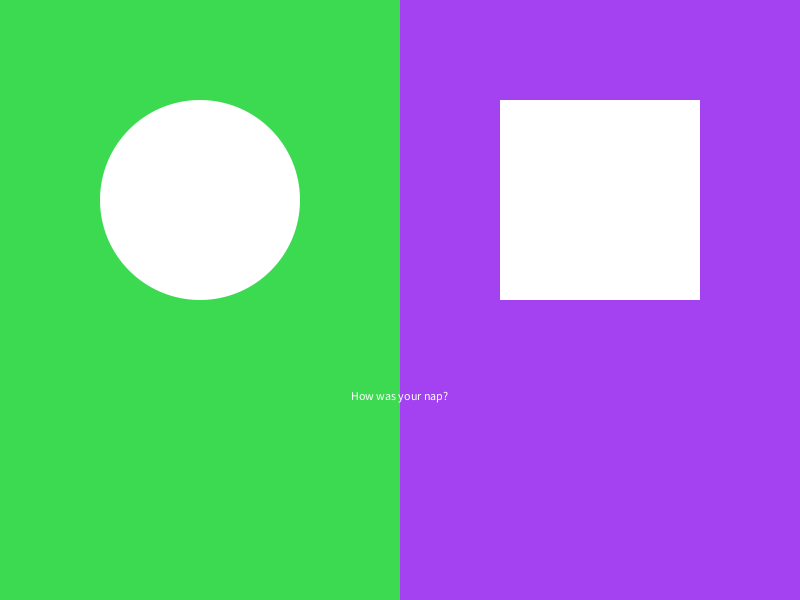
Frame 1 (no input)
Frame 60 (the mouse pressed at the canvas centre just before this capture): identical to frame 1, image omitted
Frame 120 (the mouse held since frame 60 and released just before this capture): identical to frame 1, image omitted

The Processing sketch that drew this single still picture (run headless with seeded random() and noise(); from frame 60 on, the mouse is pressed at the canvas centre):

// Processing sketch: Week2Quiz
// ── Week2Quiz.pde
color bgColor1 = color(random(0, 255), random(0, 255), random(0, 255)) ;
color bgColor2= color(random(0, 255), random(0, 255), random(0, 255));
int circleColor;
int  circleSize = 200;

boolean circleClick = false;
boolean squareClick = false;

String displayQuote [] = {"Did you eat?", "How was your nap?", "I'M HUNGRY", "When is break?"};
int i=int(random(4));

void setup() {
  size(800, 600);
}

void draw() {
  background(255);


  int distance = int(dist(200, height/3, mouseX, mouseY));
  if (distance<200/2 && mousePressed) {
    fill(bgColor1);
  } else {
    fill(bgColor2);


    int distance2 = int(dist(600, height/3, mouseX, mouseY));
    if (distance2<200/2 && mousePressed) {
      fill(0);
    } else {
      fill(bgColor1);

      if (distance<circleSize/2) {
        circleColor = color(155);
      }

      if (mouseX <= 200 &&  mouseY>= 400 && circleClick==true) {
        fill(150);
      } else {

        fill(255);
      }


      //background
      rectMode(CENTER);
      fill(bgColor1);
      noStroke();
      rect(width-100, height/2, height, height);

      noStroke();
      fill(bgColor2);
      rect(0+100, height/2, height, height);

      //shapes
      fill(255);
      ellipse(200, height/3, circleSize, circleSize);
      rectMode(CENTER);
      fill(255);
      rect(600, height/3, 200, 200);
      textAlign(CENTER);
      text(displayQuote[i], 400, 400);
    }
  }
}



void mouseClicked() {
  int distance = int(dist(width/2, height/2, mouseX, mouseY));
  if (distance<200/2) {
  }
}
